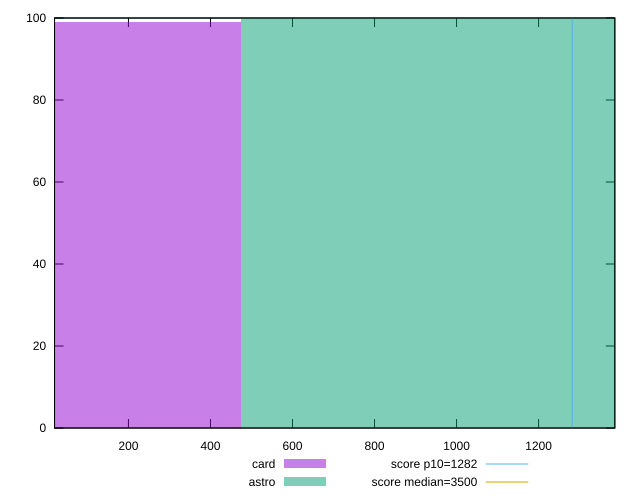

Source code (gnuplot):
reset

$card <<EOF
0 99
EOF

$astro <<EOF
947.0939446790189 100
EOF

set key outside below
set boxwidth 947.0939446790189
set xrange [19.804:1385.8840000000005]
set yrange [0:100]
set trange [0:100]
set style fill transparent solid 0.5 noborder

set parametric
set terminal svg size 640, 500 enhanced background rgb 'white'
set output "reports/report_00030_2021-02-24T20-42-31.540Z/bootup-time/comparison/histogram/2_vs_3.svg"

plot $card title "card" with boxes, \
     $astro title "astro" with boxes, \
     1282,t title "score p10=1282", \
     3500,t title "score median=3500"

reset
